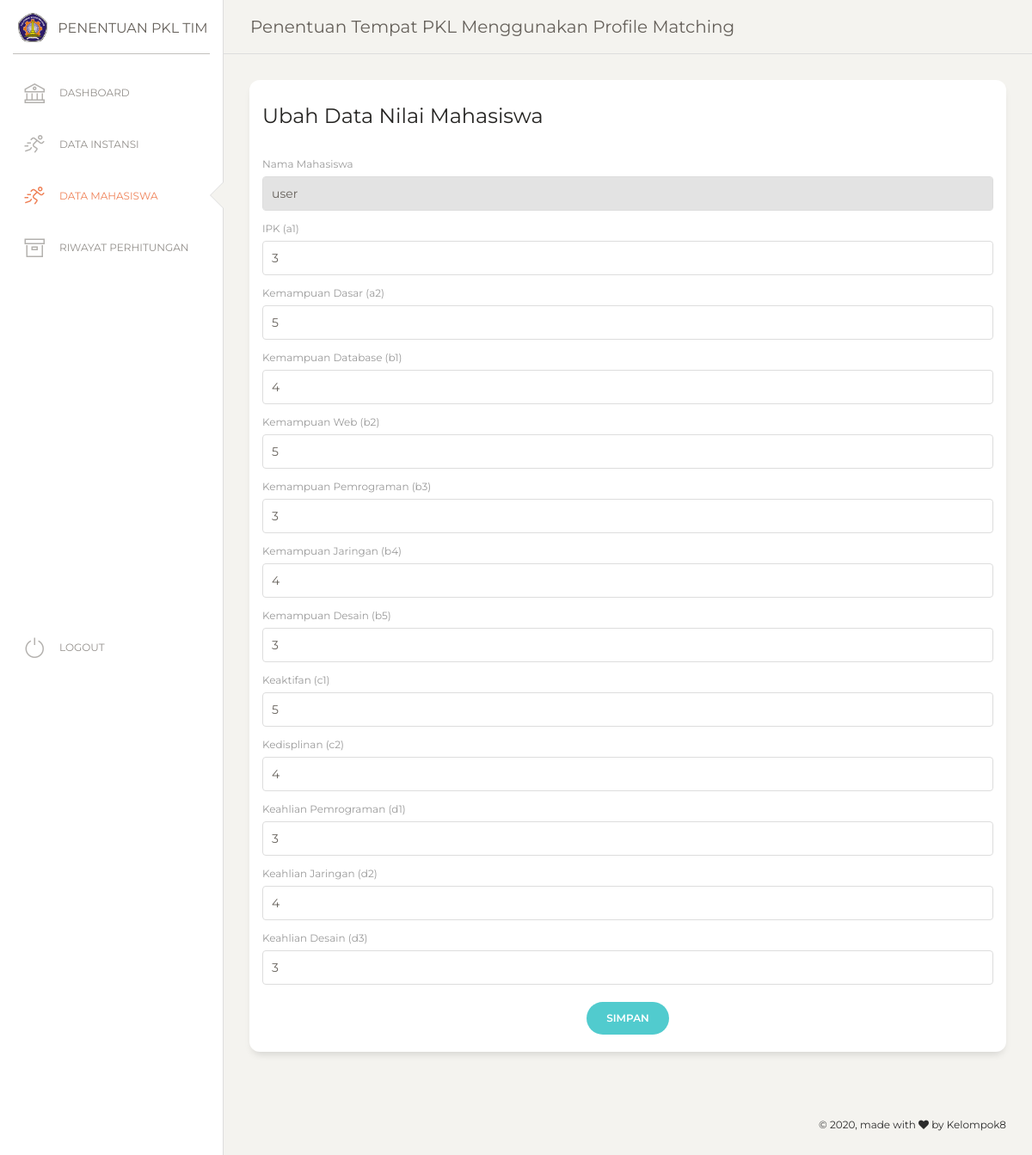
Page /Admin/ubahdatanilai.php?id=1 on the committed database.
### tables this page shows
CREATE TABLE `nilai_mahasiswa` (
  `id_nilai` int(11) NOT NULL,
  `id_mahasiswa` int(11) NOT NULL,
  `a1` int(11) NOT NULL,
  `a2` int(11) NOT NULL,
  `b1` int(11) NOT NULL,
  `b2` int(11) NOT NULL,
  `b3` int(11) NOT NULL,
  `b4` int(11) NOT NULL,
  `b5` int(11) NOT NULL,
  `c1` int(11) NOT NULL,
  `c2` int(11) NOT NULL,
  `d1` int(11) NOT NULL,
  `d2` int(11) NOT NULL,
  `d3` int(11) NOT NULL
);

CREATE TABLE `mahasiswa` (
  `id_mahasiswa` int(11) NOT NULL,
  `nama` varchar(100) NOT NULL,
  `email` varchar(100) NOT NULL,
  `username` varchar(100) NOT NULL,
  `pass` varchar(100) NOT NULL
);

### Admin/ubahdatanilai.php (the view, shortened to what this page needs)
<?php include 'koneksi.php' ?>
<?php
$ambil = $koneksi->query("SELECT * FROM nilai_mahasiswa JOIN mahasiswa ON nilai_mahasiswa.id_mahasiswa = mahasiswa.id_mahasiswa WHERE id_nilai='$_GET[id]'");
$pecah = $ambil->fetch_assoc();
?>
<!DOCTYPE html>
<html lang="en">
<head>
  <?php include 'includes/head.php' ?>
</head>
<body class="">
  <div class="wrapper ">
    <div class="sidebar" data-color="white" data-active-color="danger">
    <div class="logo">
        <a href="https://github.com/mariapujirahayu" class="simple-text logo-mini">
          <div class="logo-image-small">
            <img src="../images/LOGOPOLTEK.PNG" width="50px">
          </div>
        </a>
        <a href="index.php" class="simple-text logo-normal">
          Penentuan PKL Tim
        </a>
      </div>
      <div class="sidebar-wrapper">
        <ul class="nav">
          <li >
            <a href="./index.php">
              <i class="nc-icon nc-bank"></i>
              <p>Dashboard</p>
            </a>
          </li>
          <li >
            <a href="./instansi.php">
              <i class="nc-icon nc-user-run"></i>
              <p>Data Instansi</p>
            </a>
          </li>
          <li class="active">
            <a href="./datanilai.php">
              <i class="nc-icon nc-user-run"></i>
              <p>Data Mahasiswa</p>
            </a>
          </li>
          <li>
            <a href="./hasil.php">
              <i class="nc-icon nc-box"></i>
              <p>Riwayat Perhitungan</p>
            </a>
          </li>
          <li class="active-pro">
            <a href="./logout.php">
              <i class="nc-icon nc-button-power"></i>
              <p>Logout</p>
            </a>
          </li>
        </ul>
      </div>
    </div>
    <div class="main-panel">
      <?php include 'includes/navbar.php' ?>
      <div class="content">
        <div class="row">
          <div class="col-md-12">
            <div class="card">
              <div class="card-header">
                <h4 class="card-title">Ubah Data Nilai Mahasiswa</h4>
              </div>
              <div class="card-body">
                <form method="post" enctype="multipart/form-data">
                  <div class="row">
                    <div class="col-md-12">
                      <div class="form-group">
                        <label>Nama Mahasiswa</label>
                        <input type="text" disabled="" class="form-control" name="nama" required value="<?php echo $pecah['nama']; ?>">
                      </div>
                      <div class="form-group">
                        <label>IPK (a1)</label>
                        <input type="number" class="form-control" name="a1" required value="<?php echo $pecah['a1']; ?>">
                      </div>
                      <div class="form-group">
                        <label>Kemampuan Dasar (a2)</label>
                        <input type="number" class="form-control" name="a2" required value="<?php echo $pecah['a2']; ?>">
                      </div>
                      <div class="form-group">
                        <label>Kemampuan Database (b1)</label>
                        <input type="number" class="form-control" name="b1" required value="<?php echo $pecah['b1']; ?>">
                      </div>
                      <div class="form-group">
                        <label>Kemampuan Web (b2)</label>
                        <input type="number" class="form-control" name="b2" required value="<?php echo $pecah['b2']; ?>">
                      </div>
                      <div class="form-group">
                        <label>Kemampuan Pemrograman (b3)</label>
                        <input type="number" class="form-control" name="b3" required value="<?php echo $pecah['b3']; ?>">
                      </div>
                      <div class="form-group">
                        <label>Kemampuan Jaringan (b4)</label>
                        <input type="number" class="form-control" name="b4" required value="<?php echo $pecah['b4']; ?>">
                      </div>
                      <div class="form-group">
                        <label>Kemampuan Desain (b5)</label>
                        <input type="number" class="form-control" name="b5" required value="<?php echo $pecah['b5']; ?>">
                      </div>
                      <div class="form-group">
                        <label>Keaktifan (c1)</label>
                        <input type="number" class="form-control" name="c1" required value="<?php echo $pecah['c1']; ?>">
                      </div>
                      <div class="form-group">
                        <label>Kedisplinan (c2)</label>
                        <input type="number" class="form-control" name="c2" required value="<?php echo $pecah['c2']; ?>">
                      </div>
                      <div class="form-group">
                        <label>Keahlian Pemrograman (d1)</label>
                        <input type="number" class="form-control" name="d1" required value="<?php echo $pecah['d1']; ?>">
                      </div>
                      <div class="form-group">
                        <label>Keahlian Jaringan (d2)</label>
                        <input type="number" class="form-control" name="d2" required value="<?php echo $pecah['d2']; ?>">
                      </div>
                      <div class="form-group">
                        <label>Keahlian Desain (d3)</label>
                        <input type="number" class="form-control" name="d3" required value="<?php echo $pecah['d3']; ?>">
                      </div>
                    </div>
                  </div>
                  <div class="row">
                    <div class="update ml-auto mr-auto">
                      <button class="btn btn-primary btn-round" name="ubah">Simpan</button>
                    </div>
                  </div>
                </form>
              </div>
            </div>
          </div>
        </div>
      </div>
      <?php include 'includes/footer.php' ?>
    </div>
  </div>
</body>
</html>

### Admin/assets/demo/demo.css (style rules this page uses)
@media all and (min-width: 992px) { .sidebar .nav>li.active-pro { position: absolute; width: 100%; bottom: 10px; } }

### rows in the picture
nilai_mahasiswa: nama "user", a1 "3", a2 "5", b1 "4", b2 "5", b3 "3", b4 "4", b5 "3", c1 "5", c2 "4", d1 "3", d2 "4", d3 "3"
